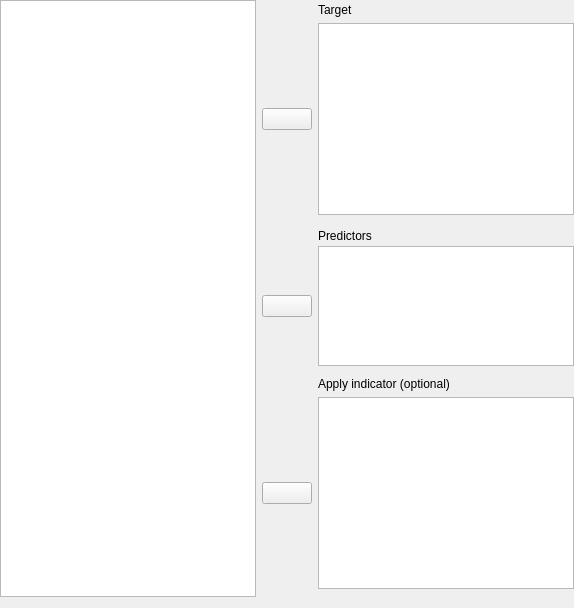
    <widget class="QWidget" name="topWidget" native="true">
     <layout class="QGridLayout" name="gridLayout_3">
      <property name="leftMargin">
       <number>0</number>
      </property>
      <property name="topMargin">
       <number>0</number>
      </property>
      <property name="rightMargin">
       <number>0</number>
      </property>
      <property name="verticalSpacing">
       <number>3</number>
      </property>
      <item row="9" column="2">
       <widget class="QLabel" name="label_4">
        <property name="sizePolicy">
         <sizepolicy hsizetype="Fixed" vsizetype="Preferred">
          <horstretch>0</horstretch>
          <verstretch>0</verstretch>
         </sizepolicy>
        </property>
        <property name="text">
         <string>Apply indicator (optional)</string>
        </property>
       </widget>
      </item>
      <item row="6" column="2">
       <widget class="QLabel" name="label_3">
        <property name="sizePolicy">
         <sizepolicy hsizetype="Fixed" vsizetype="Preferred">
          <horstretch>0</horstretch>
          <verstretch>0</verstretch>
         </sizepolicy>
        </property>
        <property name="text">
         <string>Predictors</string>
        </property>
       </widget>
      </item>
      <item row="12" column="1">
       <spacer name="verticalSpacer_2">
        <property name="orientation">
         <enum>Qt::Vertical</enum>
        </property>
        <property name="sizeHint" stdset="0">
         <size>
          <width>20</width>
          <height>5</height>
         </size>
        </property>
       </spacer>
      </item>
      <item row="4" column="1">
       <spacer name="verticalSpacer_3">
        <property name="orientation">
         <enum>Qt::Vertical</enum>
        </property>
        <property name="sizeHint" stdset="0">
         <size>
          <width>20</width>
          <height>5</height>
         </size>
        </property>
       </spacer>
      </item>
      <item row="7" column="2">
       <widget class="BoundListView" name="predictors">
        <property name="sizePolicy">
         <sizepolicy hsizetype="Expanding" vsizetype="Fixed">
          <horstretch>0</horstretch>
          <verstretch>0</verstretch>
         </sizepolicy>
        </property>
        <property name="minimumSize">
         <size>
          <width>0</width>
          <height>120</height>
         </size>
        </property>
        <property name="maximumSize">
         <size>
          <width>16777215</width>
          <height>120</height>
         </size>
        </property>
        <property name="editTriggers">
         <set>QAbstractItemView::AllEditTriggers</set>
        </property>
        <property name="selectionMode">
         <enum>QAbstractItemView::ExtendedSelection</enum>
        </property>
       </widget>
      </item>
      <item row="0" column="0" rowspan="13">
       <widget class="AvailableFieldsListView" name="listAvailableFields">
        <property name="sizePolicy">
         <sizepolicy hsizetype="Expanding" vsizetype="Preferred">
          <horstretch>0</horstretch>
          <verstretch>0</verstretch>
         </sizepolicy>
        </property>
        <property name="minimumSize">
         <size>
          <width>0</width>
          <height>0</height>
         </size>
        </property>
        <property name="maximumSize">
         <size>
          <width>16777215</width>
          <height>16777215</height>
         </size>
        </property>
        <property name="selectionMode">
         <enum>QAbstractItemView::ExtendedSelection</enum>
        </property>
       </widget>
      </item>
      <item row="11" column="1">
       <widget class="AssignButton" name="buttonAssignCovariates">
        <property name="sizePolicy">
         <sizepolicy hsizetype="Fixed" vsizetype="Fixed">
          <horstretch>0</horstretch>
          <verstretch>0</verstretch>
         </sizepolicy>
        </property>
        <property name="minimumSize">
         <size>
          <width>50</width>
          <height>0</height>
         </size>
        </property>
        <property name="maximumSize">
         <size>
          <width>50</width>
          <height>16777215</height>
         </size>
        </property>
        <property name="text">
         <string/>
        </property>
       </widget>
      </item>
      <item row="3" column="1">
       <widget class="AssignButton" name="buttonAssignFixed">
        <property name="sizePolicy">
         <sizepolicy hsizetype="Fixed" vsizetype="Fixed">
          <horstretch>0</horstretch>
          <verstretch>0</verstretch>
         </sizepolicy>
        </property>
        <property name="minimumSize">
         <size>
          <width>50</width>
          <height>0</height>
         </size>
        </property>
        <property name="maximumSize">
         <size>
          <width>50</width>
          <height>16777215</height>
         </size>
        </property>
        <property name="text">
         <string/>
        </property>
       </widget>
      </item>
      <item row="1" column="2">
       <widget class="QLabel" name="label_2">
        <property name="sizePolicy">
         <sizepolicy hsizetype="Fixed" vsizetype="Preferred">
          <horstretch>0</horstretch>
          <verstretch>0</verstretch>
         </sizepolicy>
        </property>
        <property name="text">
         <string>Target</string>
        </property>
       </widget>
      </item>
      <item row="7" column="1">
       <widget class="AssignButton" name="buttonAssignRandom">
        <property name="sizePolicy">
         <sizepolicy hsizetype="Fixed" vsizetype="Fixed">
          <horstretch>0</horstretch>
          <verstretch>0</verstretch>
         </sizepolicy>
        </property>
        <property name="minimumSize">
         <size>
          <width>50</width>
          <height>0</height>
         </size>
        </property>
        <property name="maximumSize">
         <size>
          <width>50</width>
          <height>16777215</height>
         </size>
        </property>
        <property name="text">
         <string/>
        </property>
       </widget>
      </item>
      <item row="8" column="1">
       <spacer name="verticalSpacer">
        <property name="orientation">
         <enum>Qt::Vertical</enum>
        </property>
        <property name="sizeHint" stdset="0">
         <size>
          <width>20</width>
          <height>5</height>
         </size>
        </property>
       </spacer>
      </item>
      <item row="11" column="2">
       <widget class="boundSingleItemView" name="indicator">
        <property name="sizePolicy">
         <sizepolicy hsizetype="Expanding" vsizetype="Fixed">
          <horstretch>0</horstretch>
          <verstretch>0</verstretch>
         </sizepolicy>
        </property>
        <property name="minimumSize">
         <size>
          <width>0</width>
          <height>0</height>
         </size>
        </property>
        <property name="maximumSize">
         <size>
          <width>16777215</width>
          <height>16777215</height>
         </size>
        </property>
        <property name="selectionMode">
         <enum>QAbstractItemView::ExtendedSelection</enum>
        </property>
       </widget>
      </item>
      <item row="3" column="2">
       <widget class="boundSingleItemView" name="target">
        <property name="sizePolicy">
         <sizepolicy hsizetype="Expanding" vsizetype="Fixed">
          <horstretch>0</horstretch>
          <verstretch>0</verstretch>
         </sizepolicy>
        </property>
        <property name="minimumSize">
         <size>
          <width>0</width>
          <height>0</height>
         </size>
        </property>
        <property name="maximumSize">
         <size>
          <width>16777215</width>
          <height>16777215</height>
         </size>
        </property>
        <property name="selectionMode">
         <enum>QAbstractItemView::ExtendedSelection</enum>
        </property>
       </widget>
      </item>
     </layout>
    </widget>
